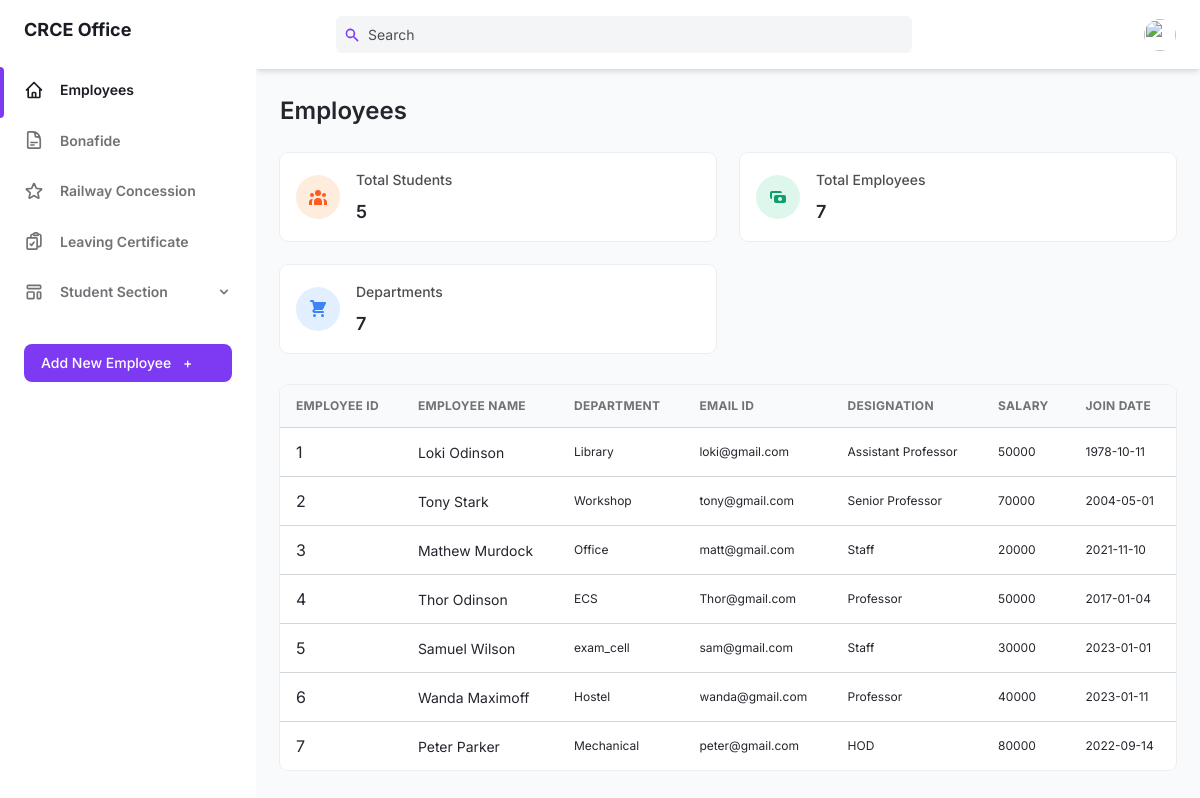
The page /teacher-portal/office/office-home.php on the database its author committed.
### tables this page shows
CREATE TABLE IF NOT EXISTS `employee` (
  `e_id` int NOT NULL AUTO_INCREMENT,
  `department` varchar(100) NOT NULL,
  `e_name` varchar(100) NOT NULL,
  `e_email` varchar(100) NOT NULL,
  `e_pwd` varchar(100) NOT NULL,
  `Designation` text NOT NULL,
  `Salary` int NOT NULL,
  `Join_Date` date NOT NULL,
  PRIMARY KEY (`e_id`)
);

### teacher-portal/office/office-home.php (the view, shortened to what this page needs)
<!DOCTYPE html>
<html :class="{ 'theme-dark': dark }" x-data="data()" lang="en">
	<head>
		<link rel="stylesheet" href="./assets/css/tailwind.output.css" />
		<link rel="stylesheet" href="https://cdnjs.cloudflare.com/ajax/libs/Chart.js/2.9.3/Chart.min.css"/>
	</head>
	<body>
		<?php
			$conn = mysqli_connect("localhost", "root", "", "crce") or die(mysqli_error($conn));
			$query = "SELECT * FROM employee";
			$data = mysqli_query($conn, $query);
		?>
		<div class="flex h-screen bg-gray-50 dark:bg-gray-900" :class="{ 'overflow-hidden': isSideMenuOpen }">
				<aside  class="z-20 hidden w-64 overflow-y-auto bg-white dark:bg-gray-800 md:block flex-shrink-0">
					<div class="py-4 text-gray-500 dark:text-gray-400">
						<a class="ml-6 text-lg font-bold text-gray-800 dark:text-gray-200" href="office-home.php">
							CRCE Office
						</a>
						<ul class="mt-6">
                            <li class="relative px-6 py-3">
                                <span class="absolute inset-y-0 left-0 w-1 bg-purple-600 rounded-tr-lg rounded-br-lg" aria-hidden="true"></span>
                                <a class="inline-flex items-center w-full text-sm font-semibold text-gray-800 transition-colors duration-150 hover:text-gray-800 dark:hover:text-gray-200 dark:text-gray-100"
                                    href="office-home.php">
                                    <span class="ml-4">
                                        Employees
                                    </span>
                                </a>
                            </li>
						</ul>
						<ul>
                            <li class="relative px-6 py-3">
								<a class="inline-flex items-center w-full text-sm font-semibold transition-colors duration-150 hover:text-gray-800 dark:hover:text-gray-200"
								    href="office-bonafide.php">
                                    <span class="ml-4">
                                       Bonafide
                                    </span>
								</a>
							</li>
                            <li class="relative px-6 py-3">
								<a class="inline-flex items-center w-full text-sm font-semibold transition-colors duration-150 hover:text-gray-800 dark:hover:text-gray-200"
								    href="office-train.php">
                                    <span class="ml-4">
										Railway Concession
                                    </span>
								</a>
							</li>
                            <li class="relative px-6 py-3">
								<a class="inline-flex items-center w-full text-sm font-semibold transition-colors duration-150 hover:text-gray-800 dark:hover:text-gray-200"
								    href="office-lc.php">
                                    <span class="ml-4">
                                       Leaving Certificate
                                    </span>
								</a>
							</li>
                            <li class="relative px-6 py-3">
								<button class="inline-flex items-center justify-between w-full text-sm font-semibold transition-colors duration-150 hover:text-gray-800 dark:hover:text-gray-200" @click="togglePagesMenu" aria-haspopup="true" >
								<span class="inline-flex items-center">
									<span class="ml-4">
									Student Section
									</span>
								</span>
								<svg class="w-4 h-4" aria-hidden="true" fill="currentColor" viewBox="0 0 20 20">
									<path fill-rule="evenodd" d="M5.293 7.293a1 1 0 011.414 0L10 10.586l3.293-3.293a1 1 0 111.414 1.414l-4 4a1 1 0 01-1.414 0l-4-4a1 1 0 010-1.414z" clip-rule="evenodd"></path>
								</svg>
								</button>
							</li>
						</ul>
						<div class="px-6 my-6">
							<button class="flex items-center justify-between w-full px-4 py-2 text-sm font-medium leading-5 text-white transition-colors duration-150 bg-purple-600 border border-transparent rounded-lg active:bg-purple-600 hover:bg-purple-700 focus:outline-none focus:shadow-outline-purple" >
								<a href="add-employee-office.php">
									Add New Employee <span class="ml-2" aria-hidden="true">+</span>
								</a>
							</button>
						</div>
					</div>
				</aside>
			<div class="flex flex-col flex-1 w-full">
				<header class="z-10 py-4 bg-white shadow-md dark:bg-gray-800">
					<div class="container flex items-center justify-between h-full px-6 mx-auto text-purple-600 dark:text-purple-300">
							<div class="search flex justify-center flex-1 lg:mr-32">
								<div class="relative w-full max-w-xl mr-6 focus-within:text-purple-500">
									<div class="absolute inset-y-0 flex items-center pl-2">
										<svg class="w-4 h-4" aria-hidden="true" fill="currentColor" viewBox="0 0 20 20">
										<path
											fill-rule="evenodd"
											d="M8 4a4 4 0 100 8 4 4 0 000-8zM2 8a6 6 0 1110.89 3.476l4.817 4.817a1 1 0 01-1.414 1.414l-4.816-4.816A6 6 0 012 8z"
											clip-rule="evenodd"
										></path>
										</svg>
									</div>
									<input
										class="searchTerm cd-search table-filter w-full pl-8 pr-2 text-sm text-gray-700 placeholder-gray-600 bg-gray-100 border-0 rounded-md dark:placeholder-gray-500 dark:focus:shadow-outline-gray dark:focus:placeholder-gray-600 dark:bg-gray-700 dark:text-gray-200 focus:placeholder-gray-500 focus:bg-white focus:border-purple-300 focus:outline-none focus:shadow-outline-purple form-input"
										type="text"
										placeholder="Search"
										aria-label="Search"
										id="myInput"
										onkeyup="myFunction()"
										data-table="order-table"
									/>
								</div>
							</div>
						<ul class="flex items-center flex-shrink-0 space-x-6">
								<li class="relative">
								<button
									class="align-middle rounded-full focus:shadow-outline-purple focus:outline-none"
									@click="toggleProfileMenu"
									@keydown.escape="closeProfileMenu"
									aria-label="Account"
									aria-haspopup="true"
								>
									<img
									class="object-cover w-8 h-8 rounded-full"
									src="https://images.unsplash.com/photo-1502378735452-bc7d86632805?ixlib=rb-0.3.5&q=80&fm=jpg&crop=entropy&cs=tinysrgb&w=200&fit=max&s=aa3a807e1bbdfd4364d1f449eaa96d82"
									alt=""
									aria-hidden="true"
									/>
								</button>
								</li>
						</ul>
					</div>
				</header>
				<main class="h-full overflow-y-auto">
					<div class="container px-6 mx-auto grid">
						<h2 class="my-6 text-2xl font-semibold text-gray-700 dark:text-gray-200">Employees</h2>
							<?php
								$sql = "SELECT COUNT(e_id) as t_employee, COUNT(department) as t_department FROM employee;";
								$query = mysqli_query($conn, $sql);
								$row = mysqli_fetch_assoc($query);
								$code = "SELECT COUNT(s_id) as t_student FROM student;";
								$count = mysqli_query($conn, $code);
								$student = mysqli_fetch_assoc($count);
							?>
							<div class="grid gap-6 mb-8 md:grid-cols-2 xl:grid-cols-4">
                                    <div class="flex items-center p-4 bg-white rounded-lg shadow-xs dark:bg-gray-800">
                                    <div class="p-3 mr-4 text-orange-500 bg-orange-100 rounded-full dark:text-orange-100 dark:bg-orange-500">
                                    </div>
                                    <div>
                                        <p class="mb-2 text-sm font-medium text-gray-600 dark:text-gray-400">
                                        Total Students
                                        </p>
                                        <p class="text-lg font-semibold text-gray-700 dark:text-gray-200">
                                            <?php echo $student['t_student']; ?>
                                        </p>
                                    </div>
                                    </div>
                                    <div class="flex items-center p-4 bg-white rounded-lg shadow-xs dark:bg-gray-800">
                                    <div class="p-3 mr-4 text-green-500 bg-green-100 rounded-full dark:text-green-100 dark:bg-green-500">
                                        <svg class="w-5 h-5" fill="currentColor" viewBox="0 0 20 20">
                                        <path fill-rule="evenodd" d="M4 4a2 2 0 00-2 2v4a2 2 0 002 2V6h10a2 2 0 00-2-2H4zm2 6a2 2 0 012-2h8a2 2 0 012 2v4a2 2 0 01-2 2H8a2 2 0 01-2-2v-4zm6 4a2 2 0 100-4 2 2 0 000 4z" clip-rule="evenodd"></path>
                                        </svg>
                                    </div>
                                    <div>
                                        <p class="mb-2 text-sm font-medium text-gray-600 dark:text-gray-400"> Total Employees </p>
                                        <p class="text-lg font-semibold text-gray-700 dark:text-gray-200">
                                            <?php echo $row['t_employee']; ?>
                                        </p>
                                    </div>
                                    </div>
                                    <div class="flex items-center p-4 bg-white rounded-lg shadow-xs dark:bg-gray-800">
                                    <div class="p-3 mr-4 text-blue-500 bg-blue-100 rounded-full dark:text-blue-100 dark:bg-blue-500">
                                    </div>
                                    <div>
                                        <p class="mb-2 text-sm font-medium text-gray-600 dark:text-gray-400">
                                        Departments
                                        </p>
                                        <p class="text-lg font-semibold text-gray-700 dark:text-gray-200">
                                            <?php echo $row['t_department']; ?>
                                        </p>
                                    </div>
                                    </div>
							</div>
							<div class="w-full overflow-hidden rounded-lg shadow-xs">
								<div class="w-full overflow-x-auto">
									<table class="order-table w-full whitespace-no-wrap">
										<thead>
											<tr class="text-xs font-semibold tracking-wide text-left text-gray-500 uppercase border-b dark:border-gray-700 bg-gray-50 dark:text-gray-400 dark:bg-gray-800">
											<th class="px-4 py-3">Employee Id</th>
											<th class="px-4 py-3">Employee Name</th>
											<th class="px-4 py-3">Department </th>
                                            <th class="px-4 py-3">Email Id </th>
                                            <th class="px-4 py-3">Designation </th>
                                            <th class="px-4 py-3">Salary</th>
                                            <th class="px-4 py-3">Join Date</th>
											</tr>
										</thead>
										<tbody class="bg-white divide-y dark:divide-gray-700 dark:bg-gray-800">
											<?php
													while($result = mysqli_fetch_assoc($data))
													{
														echo"<tr class='text-gray-700 dark:text-gray-400'>
																<td class='px-4 py-3'>".$result['e_id']."</td>
																<td class='px-4 py-3 text-sm'>".$result['e_name']."</td>
																<td class='px-4 py-3 text-xs'>".$result['department']."</td>
                                                                <td class='px-4 py-3 text-xs'>".$result['e_email']."</td>
                                                                <td class='px-4 py-3 text-xs'>".$result['Designation']."</td>
                                                                <td class='px-4 py-3 text-xs'>".$result['Salary']."</td>
                                                                <td class='px-4 py-3 text-xs'>".$result['Join_Date']."</td>
															</tr>";
													}
											?>
										</tbody>
									</table>
								</div>
							</div>
					</div>
				</main>
			</div>
    	</div>
	</body>
</html>

### rows shown on the page
employee: e_id "1", e_name "Loki Odinson", department "Library", e_email "loki@gmail.com", Designation "Assistant Professor", Salary "50000", Join_Date "1978-10-11"
employee: e_id "2", e_name "Tony Stark", department "Workshop", e_email "tony@gmail.com", Designation "Senior Professor", Salary "70000", Join_Date "2004-05-01"
employee: e_id "3", e_name "Mathew Murdock", department "Office", e_email "matt@gmail.com", Designation "Staff", Salary "20000", Join_Date "2021-11-10"
employee: e_id "4", e_name "Thor Odinson", department "ECS", e_email "Thor@gmail.com", Designation "Professor", Salary "50000", Join_Date "2017-01-04"
employee: e_id "5", e_name "Samuel Wilson", department "exam_cell", e_email "sam@gmail.com", Designation "Staff", Salary "30000", Join_Date "2023-01-01"
employee: e_id "6", e_name "Wanda Maximoff", department "Hostel", e_email "wanda@gmail.com", Designation "Professor", Salary "40000", Join_Date "2023-01-11"
employee: e_id "7", e_name "Peter Parker", department "Mechanical", e_email "peter@gmail.com", Designation "HOD", Salary "80000", Join_Date "2022-09-14"

### other values the page prints
$student['t_student'] "5"
$row['t_employee'] "7"
$row['t_department'] "7"
